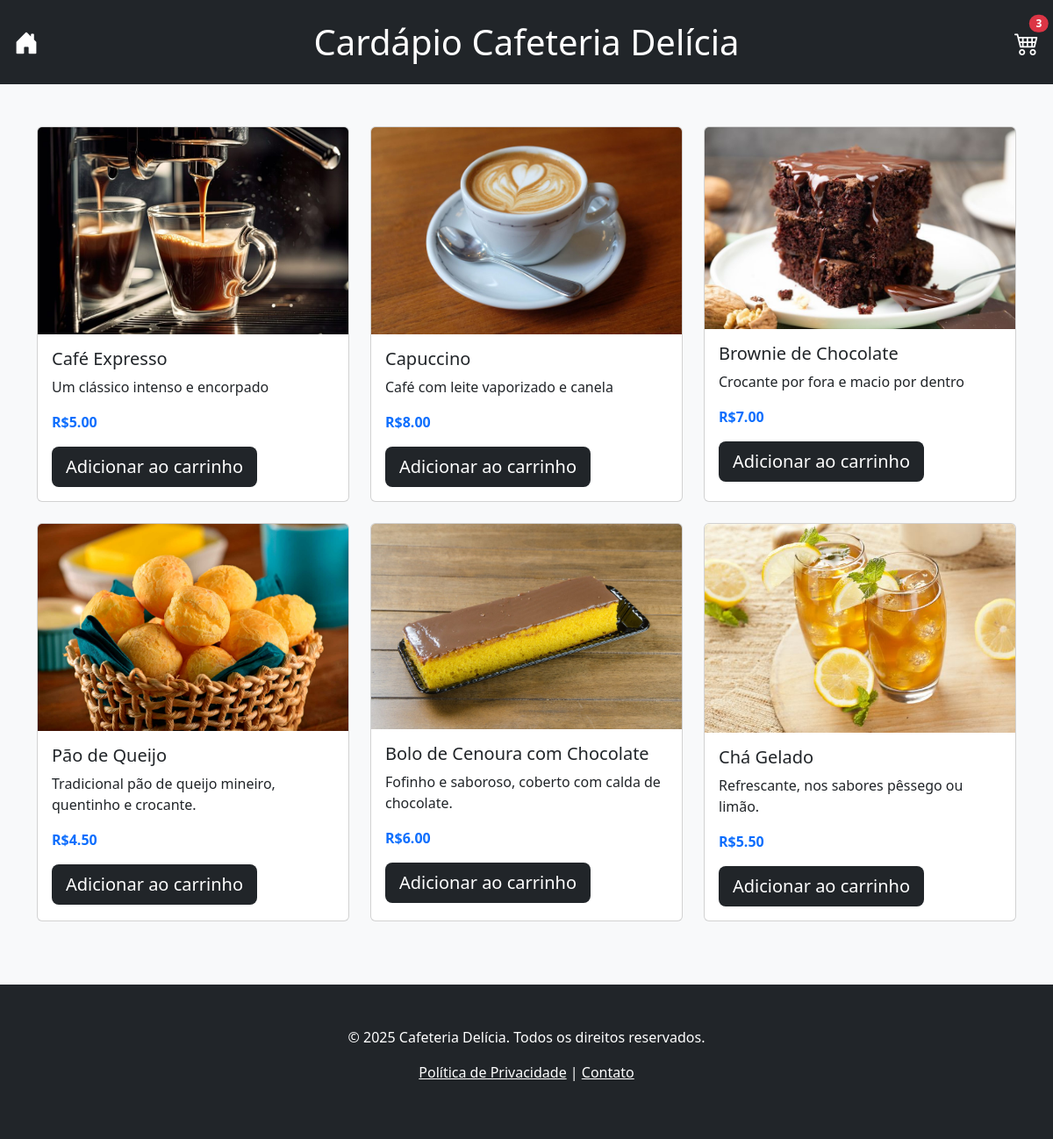
Page /cardapio.php on the committed database.
### tables this page shows
CREATE TABLE produtos (
    id INT AUTO_INCREMENT PRIMARY KEY,
    nome VARCHAR(100) NOT NULL,
    descricao TEXT,
    imagem TEXT,
    preco DECIMAL(10,2) NOT NULL
);

### cardapio.php (the view, shortened to what this page needs)
<?php
    include("connection.php");
    $query = "SELECT * FROM produtos";
$result = mysqli_query($conn, $query);
?>
<!DOCTYPE html>
<html lang="pt-br">
<head>
    <link href="https://cdn.jsdelivr.net/npm/bootstrap@5.3.0/dist/css/bootstrap.min.css" rel="stylesheet">
    <link rel="stylesheet" href="https://cdn.jsdelivr.net/npm/bootstrap-icons@1.10.5/font/bootstrap-icons.css">
    <link href="/style.css" rel="stylesheet">
</head>
<body>
    <header class="bg-dark text-white py-4 px-4 position-relative text-center">
        <a href="/cafeteria-dlc/index.php" class="text-white position-absolute top-50 start-0 translate-middle-y ms-3">
            <i class="bi bi-house-door-fill fs-3"></i>
        </a>
        <h1 class="m-0">Cardápio Cafeteria Delícia</h1>
        <a href="/cafeteria-dlc/carrinho.php" class="text-white position-absolute top-50 end-0 translate-middle-y me-3">
            <i class="bi bi-cart4 fs-3"></i>
            <span class="position-absolute top-0 start-100 translate-middle badge rounded-pill bg-danger">
                3
            </span>
        </a>
    </header>
    <section class="menu py-5 bg-light">
        <div class="container">
            <div class="row">
                <?php
                    while ($row = mysqli_fetch_assoc($result)) {
                    ?>
                        <div class="col-md-4 mb-4">
                            <div class="card h-100">
                                <img src=<?php echo $row['imagem']; ?> class="card-img-top" alt="<?php echo $row['nome']; ?>">
                                <div class="card-body">
                                    <h5 class="card-title"><?php echo $row['nome']; ?></h5>
                                    <p class="card-text"><?php echo $row['descricao']; ?></p>
                                    <p class="text-primary fw-bold">R$<?php echo $row['preco']; ?></p>
                                    <button class="btn btn-custom btn-lg bg-dark text-white" onclick="abrirModal('<?php echo $row['nome']; ?>')">Adicionar ao carrinho</button>
                                </div>
                            </div>
                        </div>
                    <?php
                    }
                ?>
        </div>
    </section>
    <footer class="bg-dark text-white text-center py-5">
        <p>&copy; 2025 Cafeteria Delícia. Todos os direitos reservados.</p>
        <p><a href="#" class="text-white">Política de Privacidade</a> | <a href="#" class="text-white">Contato</a></p>
    </footer>
</body>
</html>

### style.css (style rules this page uses)
.btn-custom { background-color: #6f4e37; color: white; border: none; }

### rows in the picture
produtos: imagem (picture), nome "Café Expresso", descricao "Um clássico intenso e encorpado", preco "5.00"
produtos: imagem (picture), nome "Capuccino", descricao "Café com leite vaporizado e canela", preco "8.00"
produtos: imagem (picture), nome "Brownie de Chocolate", descricao "Crocante por fora e macio por dentro", preco "7.00"
produtos: imagem (picture), nome "Pão de Queijo", descricao "Tradicional pão de queijo mineiro, quentinho e crocante.", preco "4.50"
produtos: imagem (picture), nome "Bolo de Cenoura com Chocolate", descricao "Fofinho e saboroso, coberto com calda de chocolate.", preco "6.00"
produtos: imagem (picture), nome "Chá Gelado", descricao "Refrescante, nos sabores pêssego ou limão.", preco "5.50"
